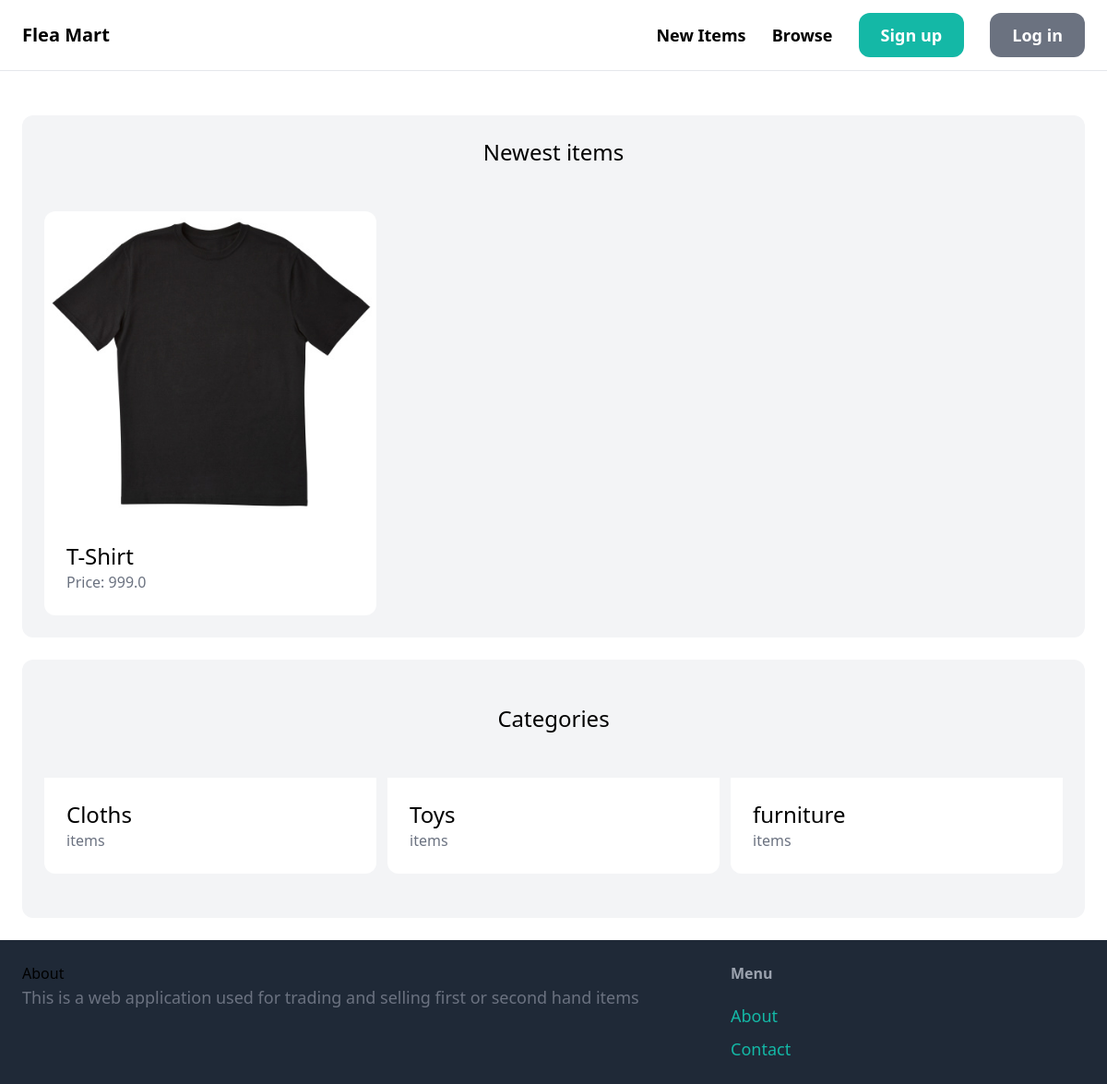
The app's page /, older data.
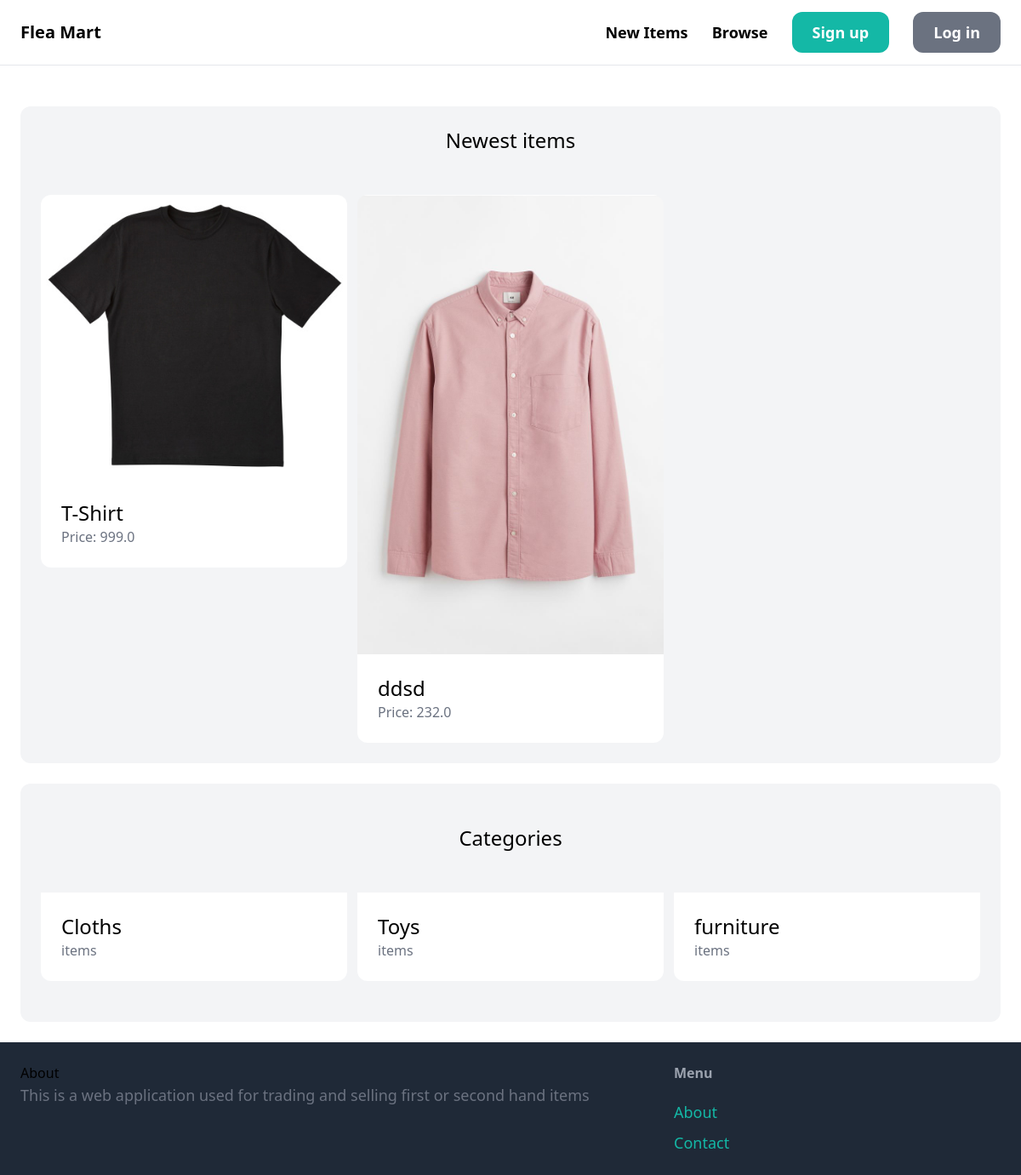
The same page, newer data.
### item/models.py (models this page shows, shortened)
class Item(models.Model):
    category = models.ForeignKey(Category, related_name='item', on_delete=models.CASCADE)
    name = models.CharField(max_length=255)
    description = models.TextField(blank=True, null=True)
    price = models.FloatField()
    image = models.ImageField(upload_to='item_images', blank=True, null=True)
    is_sold = models.BooleanField(default=False)
    created_by = models.ForeignKey(User, related_name='item', on_delete=models.CASCADE)
    created_at = models.DateTimeField(auto_now_add=True)

class Category(models.Model):
    name = models.CharField(max_length=255)
    class Meta:
        ordering = ('name',)
        verbose_name_plural = 'Categories'

### main/views.py (the view)
# urls.py: path('', views.index, name='index'),
def index(request):
    items = Item.objects.filter(is_sold=False)[0:6]
    categories = Category.objects.all()
    return render(request, 'core/index.html',{
        'categories':categories,
        'items':items,
    })

### main/templates/core/index.html (shortened to what this page needs)
{% extends 'core/base.html' %}
{% block content %}
    <div class="mt-6 px-6 py-6 bg-gray-100 rounded-xl">
        <h2 class="mb-12 text-2xl text-center">Newest items</h2>
        <div class='grid grid-cols-3 gap-3'>
            {% for item in items %}
                <div>
                    <a href="{% url 'item:detail' item.id %}">
                        <div>
                            <img src="{{ item.image.url }}" class="rounded-t-xl">
                        </div>
                        <div class="p-6 bg-white rounded-b-xl">
                            <h2 class="text-2xl">{{ item.name }}</h2>
                            <p class="text-gray-500">Price: {{ item.price }}</p>
                        </div>
                    </a>
                </div>
            {% endfor %}
        </div>
    </div>
    <div class="mt-6 px-6 py-12 bg-gray-100 rounded-xl">
        <h2 class="mb-12 text-2xl text-center">Categories</h2>
        <div class="grid grid-cols-3 gap-3">
            {% for category in categories %}
                <div>
                    <a href="#">
                        <div class="p-6 bg-white rounded-b-xl">
                            <h2 class="text-2xl">{{ category.name }}</h2>
                            <p class="text-gray-500">{{ category.items.count }} items</p>
                        </div>
                    </a>
                </div>
            {% endfor %}
        </div>
    </div>
{% endblock %}

Row changes from the older to the newer data that the page shows:
added Item: image (picture), name "ddsd", price "232.0"
